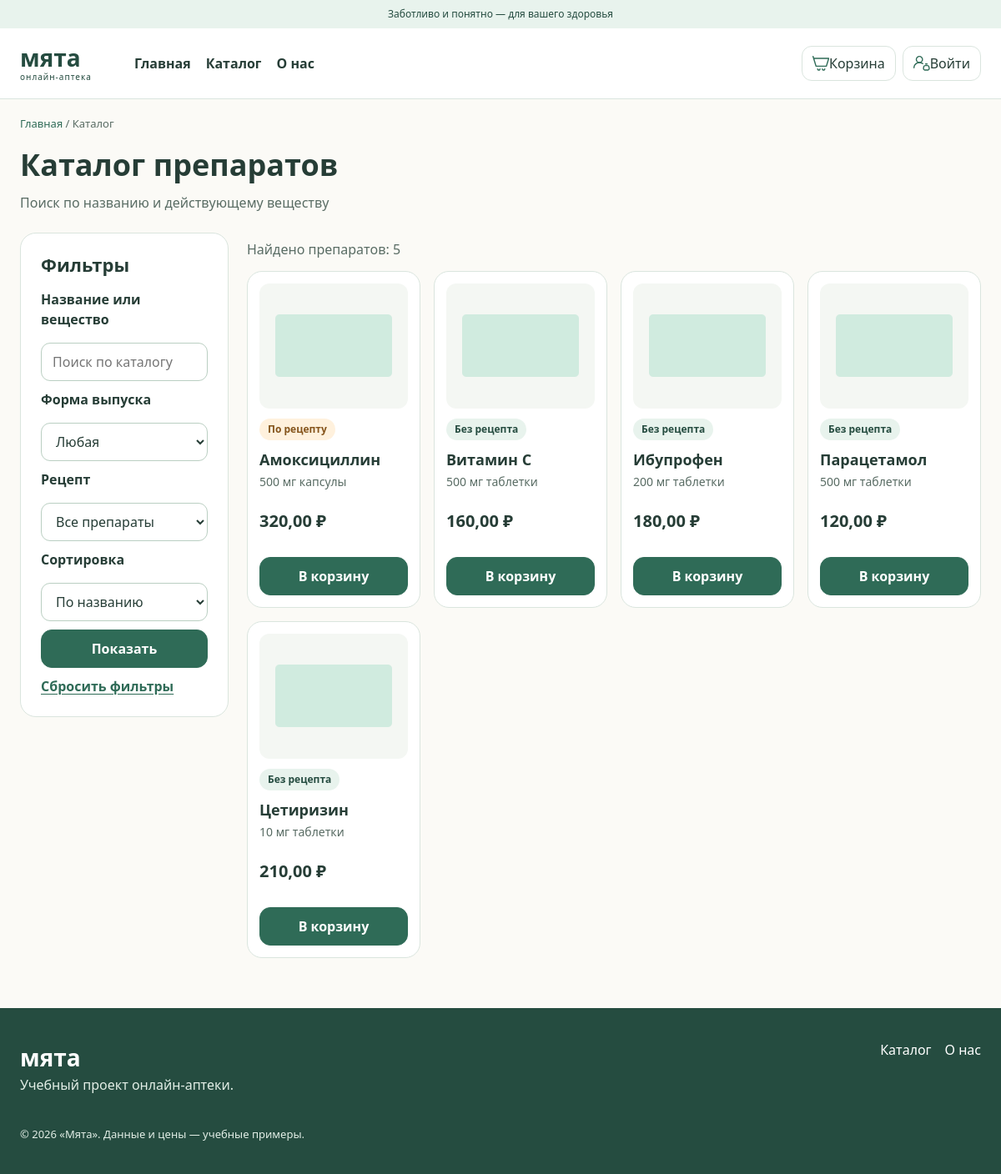
Page /catalog/ on the committed database.
### pharmacy/models.py (models this page shows, shortened)
class Medicine(models.Model):
    name = models.CharField("Название", max_length=150)
    description = models.TextField("Описание", max_length=2000, blank=True)
    substance = models.CharField("Действующее вещество", max_length=150)
    form = models.CharField("Форма выпуска", max_length=100)
    dosage = models.CharField("Дозировка", max_length=50)
    price = models.DecimalField("Цена", max_digits=10, decimal_places=2)
    prescription_required = models.BooleanField("Требуется рецепт", default=False)
    manufacturer = models.ForeignKey(
        Manufacturer,
        on_delete=models.PROTECT,
        related_name="medicines",
        verbose_name="Производитель"
    )
    pharmacies = models.ManyToManyField("Pharmacy",
        through="Stock",
        through_fields=("medicine", "pharmacy"),
        related_name="medicines"
    )
    class Meta:
        verbose_name = "Препарат"
        verbose_name_plural = "Препараты"
        ordering = ["name"]
        constraints = [
            models.CheckConstraint(
                condition=Q(price__gt=0),
                name="medicine_price_gt_0"
            )
        ]

### pharmacy/views.py (the view)
# urls.py: path("catalog/", views.catalog, name="catalog"),
def catalog(request):
    return results_page(request, "catalog.html")

### pharmacy/views.py (called while the page is built)
def medicine_search(qs, request):
    query = request.GET.get("q", "").strip()
    form = request.GET.get("form", "").strip()
    rx = request.GET.get("rx", "")
    sort = request.GET.get("sort", "name")
    if query:
        qs = qs.filter(Q(name__icontains=query) | Q(substance__icontains=query))
    if form:
        qs = qs.filter(form=form)
    if rx == "yes":
        qs = qs.filter(prescription_required=True)
    elif rx == "no":
        qs = qs.filter(prescription_required=False)
    if sort not in ("name", "price", "-price"):
        sort = "name"
    return qs.order_by(sort, "pk"), {"q": query, "selected_form": form, "rx": rx, "sort": sort}

def results_page(request, template):
    qs, filters = medicine_search(Medicine.objects.select_related("manufacturer"), request)
    page = Paginator(qs, 20).get_page(request.GET.get("page"))
    context = {**filters, "page_obj": page, "forms": Medicine.objects.order_by("form").values_list("form", flat=True).distinct()}
    if request.headers.get("x-requested-with") == "XMLHttpRequest":
        return render(request, "_product_results.html", context)
    return render(request, template, context)

### pharmacy/templates/catalog.html (shortened to what this page needs)
{% extends 'base.html' %}
{% block content %}
<nav class="breadcrumbs"><a href="{% url 'pharmacy:home' %}">Главная</a> / Каталог</nav>
<h1 class="page-title">Каталог препаратов</h1>
<p class="muted">Поиск по названию и действующему веществу</p>
<div class="catalog-layout">
  {% include '_filters.html' %}
  <section aria-label="Результаты каталога" class="catalog-main">
    <div id="catalog-results" aria-live="polite">{% include '_product_results.html' %}</div>
  </section>
</div>
{% endblock %}

### pharmacy/templates/_medicine_card.html (shortened to what this page needs)
{% load static %}
<article class="medicine-card">
  <a class="medicine-photo" href="{% url 'pharmacy:product' medicine.pk %}">
    <img src="{% static 'pharmacy/images/medicine.png' %}"alt="Изображение препарата" width="140" height="130" loading="lazy" class="product-photo">
  </a>
  <div class="medicine-info">
    {% if medicine.prescription_required %}<span class="tag tag-orange">По рецепту</span>{% else %}<span class="tag">Без рецепта</span>{% endif %}
    <h3><a href="{% url 'pharmacy:product' medicine.pk %}">{{ medicine.name }}</a></h3>
    <p class="muted">{{ medicine.dosage }} {{ medicine.form|lower }}</p>
    <p class="price">{{ medicine.price|floatformat:2 }} ₽</p>
    <form method="post" action="{% url 'pharmacy:cart_add' medicine.pk %}">
      <button class="btn full" type="submit">В корзину</button>
    </form>
  </div>
</article>

### pharmacy/static/pharmacy/styles.css (style rules this page uses)
:root { --green: #2f6b57; --dark: #254c40; --mint: #e8f3ed; --bg: #fbfaf6; --text: #263d36; --gray: #596c64; --border: #dae5de; --error: #ae424b; --space: 16px; }
* { box-sizing: border-box; }
body { margin: 0; background: var(--bg); color: var(--text); font: 16px/1.5 'Segoe UI', Arial, sans-serif; }
a { color: inherit; text-decoration: none; }
button, input, select, textarea { font: inherit; }
button, a, summary { -webkit-tap-highlight-color: transparent; }
button { cursor: pointer; }
img { max-width: 100%; height: auto; object-fit: contain; }
h1, h2, h3, p { margin-top: 0; }
h1 { font-size: 42px; line-height: 1.17; }
h3 { font-size: 18px; }
.muted, .hint { color: var(--gray); }
.page-title { font-size: 36px; margin: 18px 0 12px; }
.breadcrumbs { padding-top: 20px; color: var(--gray); font-size: 13px; }
.breadcrumbs a { color: var(--green); }
.product-photo { width: 140px; height: 130px; object-fit: contain; display: block; margin: 0 auto; }
.btn { display: inline-flex; align-items: center; justify-content: center; min-height: 44px; padding: 10px 20px; background: var(--green); color: white; border: 1px solid var(--green); border-radius: 13px; text-align: center; font-weight: 600; }
.full { width: 100%; }
.catalog-layout { display: grid; grid-template-columns: 250px minmax(0, 1fr); gap: 22px; margin: 24px 0; align-items: start; }
.catalog-main, #catalog-results { min-width: 0; }
.medicine-card { padding: 14px; border-radius: 18px; background: white; border: 1px solid var(--border); display: flex; flex-direction: column; min-width: 0; }
.medicine-photo { display: flex; align-items: center; justify-content: center; height: 150px; background: #f4f7f3; border-radius: 12px; margin-bottom: 12px; }
.medicine-photo img { max-height: 125px; width: 140px; }
.medicine-info { flex: 1; display: flex; flex-direction: column; align-items: flex-start; }
.medicine-info h3 { margin: 10px 0 2px; }
.medicine-info .muted { font-size: 14px; }
.medicine-info form { width: 100%; margin-top: auto; }
.price { margin-top: auto; padding: 8px 0; font-weight: 800; font-size: 20px; }
.tag { display: inline-block; border-radius: 20px; background: var(--mint); color: var(--dark); padding: 4px 10px; font-size: 12px; font-weight: 600; }
.tag-orange { background: #fff1dd; color: #85541b; }

### rows in the picture
Medicine: prescription_required "По рецепту", name "Амоксициллин", dosage "500 мг", form "капсулы", price "320,00"
Medicine: prescription_required "Без рецепта", name "Витамин C", dosage "500 мг", form "таблетки", price "160,00"
Medicine: prescription_required "Без рецепта", name "Ибупрофен", dosage "200 мг", form "таблетки", price "180,00"
Medicine: prescription_required "Без рецепта", name "Парацетамол", dosage "500 мг", form "таблетки", price "120,00"
Medicine: prescription_required "Без рецепта", name "Цетиризин", dosage "10 мг", form "таблетки", price "210,00"

### other values in the picture
{{ page_obj.paginator.count }} "5"
